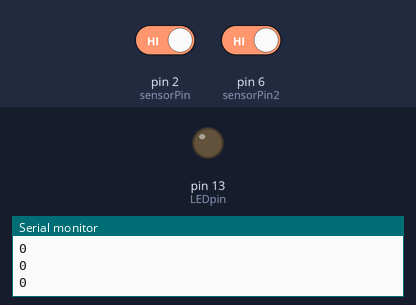
The sketch below on a simulated Arduino Uno, built with avr-gcc and run on an emulated ATmega328P. Shown: output pins drawn as LEDs (lit = HIGH), the last lines printed to the serial monitor. Inputs (shaded band) come from the test bench; at power-on: pin 2 (sensorPin) HIGH, pin 6 (sensorPin2) HIGH.

Above: at 1.2 s.
1.3 s: pin 2 (sensorPin) driven LOW
At 1.8 s:
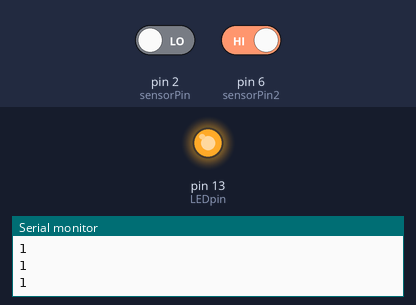
2.8 s: pin 2 (sensorPin) driven HIGH
At 4.0 s:
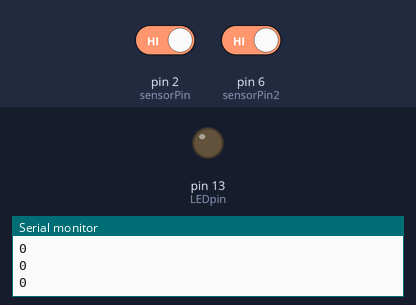
4.3 s: pin 6 (sensorPin2) driven LOW
At 5.4 s:
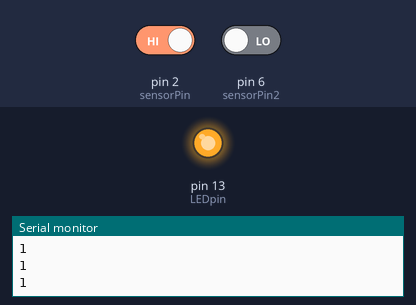
Timing chart, 0 to 7.3 s (numbered marks = the images above; inputs shaded):
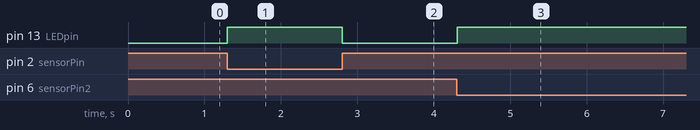

Measured:
- after the input at 1.3 s, pin 13 (LEDpin): LOW → HIGH at once
- after the input at 2.8 s, pin 13 (LEDpin): HIGH → LOW at once
- after the input at 4.3 s, pin 13 (LEDpin): LOW → HIGH at once

The sketch:

photogate.ino
```cpp
/* VernierTutorialPhotogate (v2017)

 * This sketch will send a status message to the Serial

 * Monitor on whether the Photogate is blocked or unblocked.

 * It will also turn on the LED (pin D13) when the

 * photogate is blocked.

 *

 * Plug the Photogate into the Digital 1 port on the

 * Vernier Arduino Interface Shield.

 */


//create global variable for pin assignment to sensor
int sensorPin = 2;
int sensorPin2 = 6;

//create global variable for pin assignment to LED
int LEDpin = 13;
int LEDpin2 = 13;

 //create global variable for photogate status: LOW=blocked, HIGH=unblocked
int photogateStatus;
int photogateStatus2;


void setup() {

  //setup communication to display
  Serial.begin(9600);

  //setup LED indicator
  pinMode(LEDpin, OUTPUT);
  pinMode(LEDpin2, OUTPUT);

}


void loop() {

   //get status of photogate
  photogateStatus = digitalRead(sensorPin);
  photogateStatus2 = digitalRead(sensorPin2);

  //check if photogate blocked
  if (photogateStatus == LOW)

   {

     //turn on LED
    digitalWrite(LEDpin, HIGH);

    //print status message
    Serial.println(1);

   }

  else if (photogateStatus2 == LOW)
  {

    digitalWrite(LEDpin2, HIGH);

    Serial.println(1);
  }


   else

   {

     //turn off LED
    digitalWrite(LEDpin, LOW);
    digitalWrite(LEDpin2, LOW);

     //print status message
    Serial.println(0);

   }
delay(100);
 }
```
